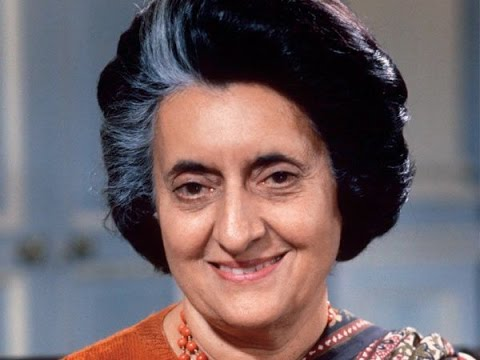
#> input picture hqdefault.jpg, 480 x 360 px, given in place of ., which was not available
$ python grayscale_histogram.py --images .
#> lines starting #> are read from the running program, lines starting #| are printed output that depends on the picture; pictures that were not available may be replaced by others from this repository, and a replacement may not be noted
import argparse
import cv2
import numpy as np
from matplotlib import pyplot as plt

ap = argparse.ArgumentParser()
ap.add_argument("-i", "--images", help = "the image that you wanna load")
args = vars(ap.parse_args())
image = cv2.imread(args["images"])
#> image is the input picture: shape (360, 480, 3); mean B, G, R 102.3, 98.8, 113.4
cv2.imshow("original",image)
cv2.waitKey(0)
cv2.destroyAllWindows()


gray_image = cv2.cvtColor(image, cv2.COLOR_BGR2GRAY)
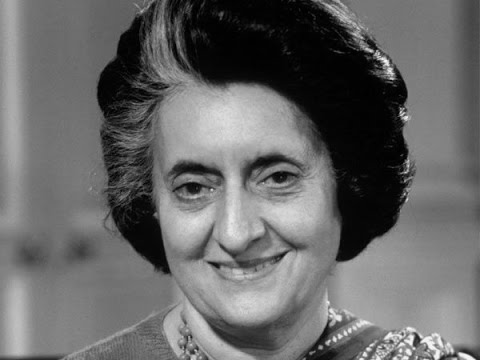
#> gray_image: shape (360, 480); min 0, max 250, mean 103.6
cv2.imshow("gray_image",gray_image)
cv2.waitKey(0)
cv2.destroyAllWindows()

gray_histogram= cv2.calcHist([gray_image], [0] , None , [256], [0,256] )
#> gray_histogram = 256 values, max 4535 at index 3, min 0 at index 251, mean 675
plt.figure()
plt.title("Grayscale Histogram")
plt.xlabel("Bins")
plt.ylabel("# of Pixels")
plt.plot(gray_histogram)
plt.xlim([0, 256])
plt.show()
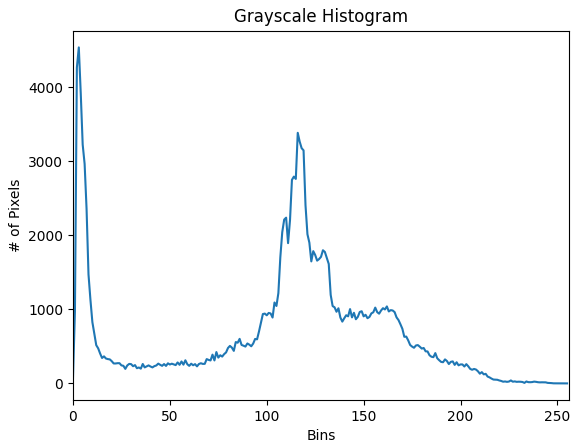
#> figure drawn by matplotlib, 1 panel; curve peaks at x = 3, y = 4535
cv2.waitKey(0)
cv2.destroyAllWindows()

$ run again, on tree.jpg
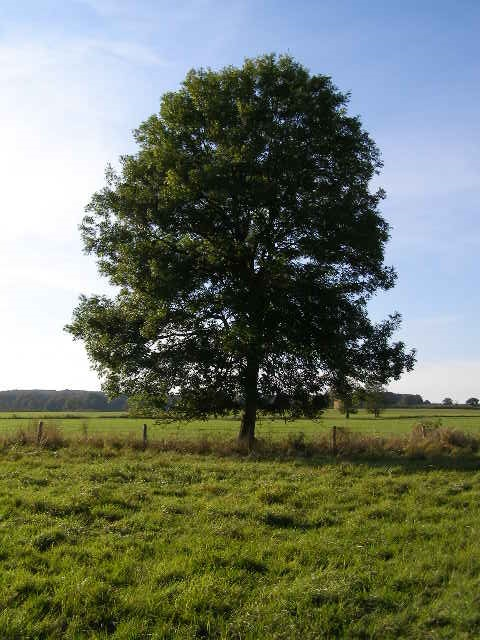
#> input picture tree.jpg, 480 x 640 px, given in place of ., which was not available
#> image is the input picture: shape (640, 480, 3); mean B, G, R 103.9, 120, 111.8
#> `gray_image = cv2.cvtColor(image, cv2.COLOR_BGR2GRAY)`:
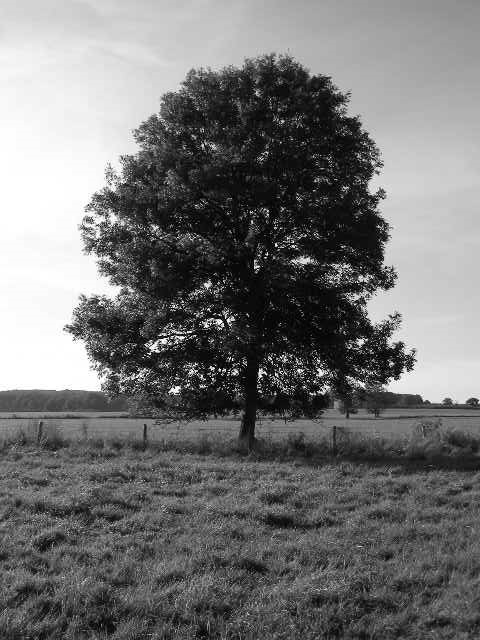
#> gray_image: shape (640, 480); min 0, max 255, mean 115.7
#> gray_histogram = 256 values, max 6170 at index 255, min 154 at index 0, mean 1200
#> `plt.show()`:
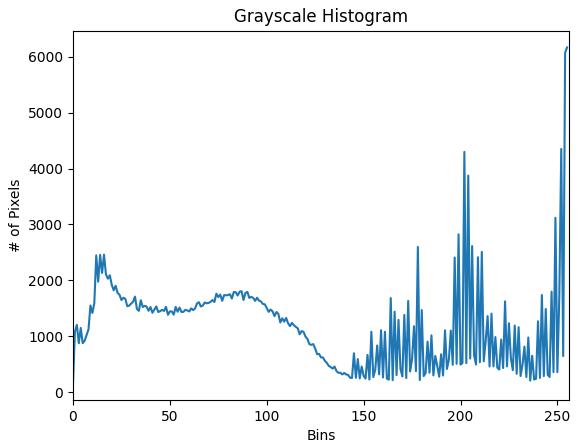
#> figure drawn by matplotlib, 1 panel; curve peaks at x = 255, y = 6170
